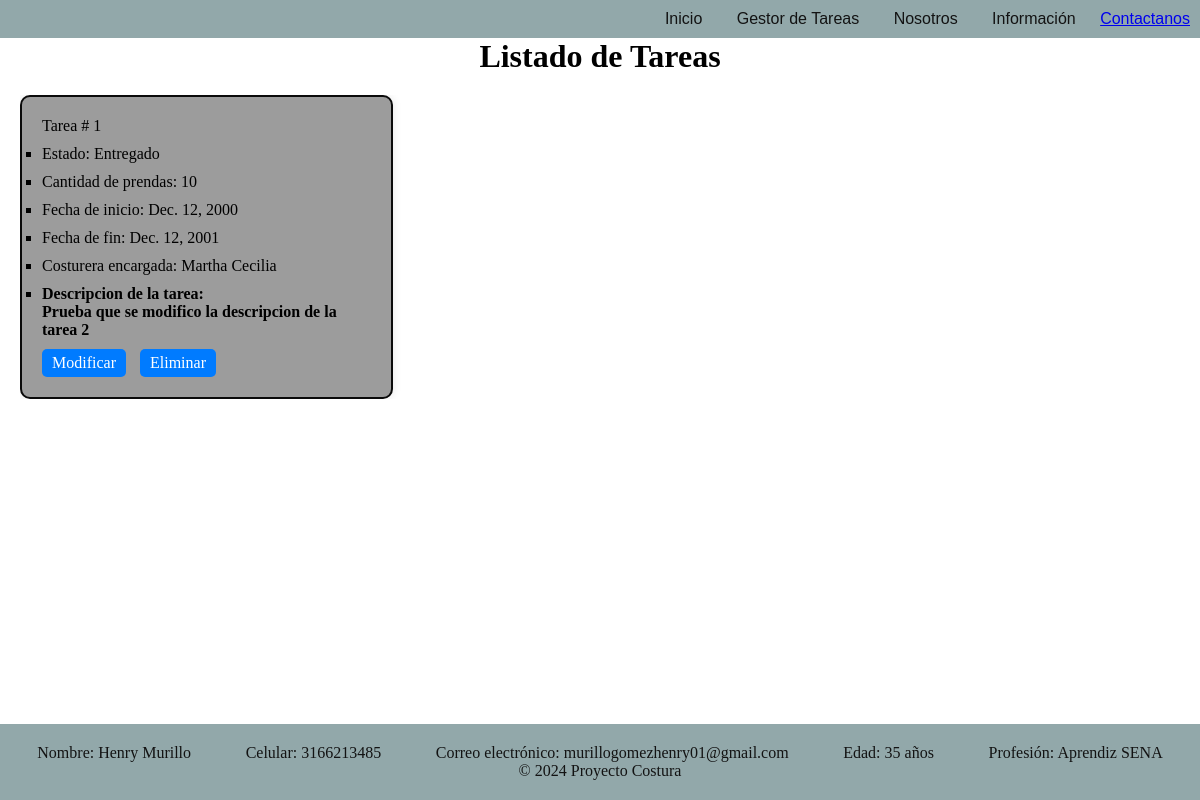
The page /listar_tareas/ on the database as committed earlier.
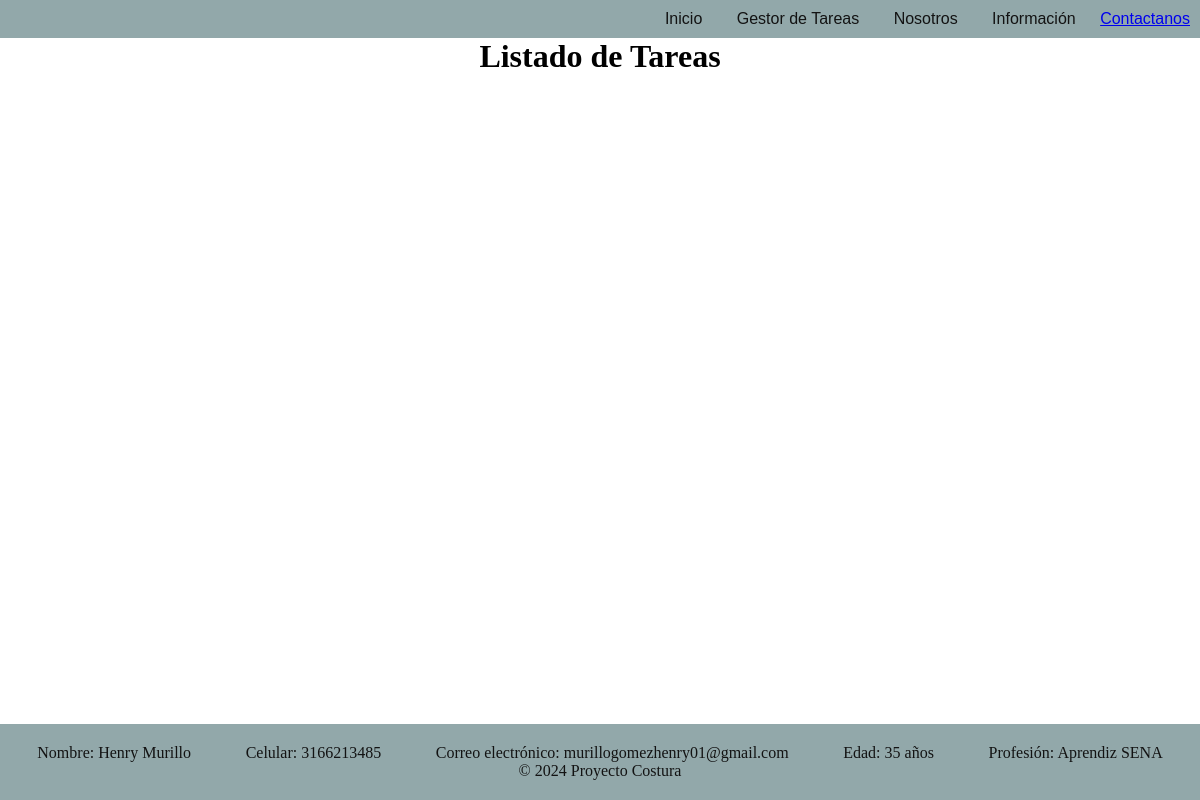
The same page on the database as committed later.
### fabrica/models.py (models this page shows)
class Tareas(models.Model):
    descripcion = models.TextField()
    cant_prendas = models.IntegerField()
    fecha_ini = models.DateField()
    fecha_fin = models.DateField()
    estado = models.ForeignKey(Estado, on_delete=models.CASCADE)
    fabrica = models.ForeignKey(Fabrica, on_delete=models.CASCADE)
    costurera = models.ForeignKey(Costureras, on_delete=models.SET_NULL, null=True, blank=True)

class Estado(models.Model):
    nombre = models.CharField(max_length=100)
    def __str__(self):
        return self.nombre

class Costureras(models.Model):
    GENERO_CHOICES = [
        ('M', 'Masculino'),
        ('F', 'Femenino'),
        ('O', 'Otro'),
    ]
    identificacion = models.CharField(primary_key=True, max_length=50)
    nombre = models.CharField(max_length=100)
    apellido = models.CharField(max_length=100)
    fecha_nacimiento = models.DateField()
    direccion = models.CharField(max_length=200)
    genero = models.CharField(max_length=1, choices=GENERO_CHOICES)
    def __str__(self):
        return self.nombre

### fabrica/views.py (the view)
# urls.py: path('listar_tareas/', views.lista_tareas, name='lista_tareas'),
def lista_tareas(request):
    tareas = Tareas.objects.all()
    return render(request, 'lista_tareas.html', {'tareas': tareas})

### templates/lista_tareas.html (shortened to what this page needs)
{% extends "layouts/app.html" %}
{% block content %}
<div class="task-list-container">
  <h1>Listado de Tareas</h1>
  <div class="grid-container">
    {% for tarea in tareas %}
    <div class="grid-item">
    <ul>
        <p>Tarea #  {{ tarea.id }}</p>
      <li><p>Estado: {{ tarea.estado }}</p></li>
      <li><p>Cantidad de prendas: {{ tarea.cant_prendas }}</p></li>
      <li><p>Fecha de inicio: {{ tarea.fecha_ini }}</p></li>
      <li><p>Fecha de fin: {{ tarea.fecha_fin }}</p></li>
      <li><p>Costurera encargada: {{ tarea.costurera }}</p></li>
      <li><h2>Descripcion de la tarea: <br> {{ tarea.descripcion }}</h2></li>
    </ul>
      <div class="task-buttons">
        <a href="{% url 'modificar_tarea' tarea.id %}" class="btn-modify">Modificar</a>
        <a href="{% url 'eliminar_tarea' tarea.id %}" class="btn-delete">Eliminar</a>
    </div>
</div>
    {% endfor %}
  </div>
</div>
{% endblock %}

Rows that differ between the two databases and show on the page:
removed Tareas: id "1", estado "Entregado", cant_prendas "10", fecha_ini "Dec. 12, 2000", fecha_fin "Dec. 12, 2001", costurera "Martha Cecilia", descripcion "Prueba que se modifico la descripcion de la tarea 2"
